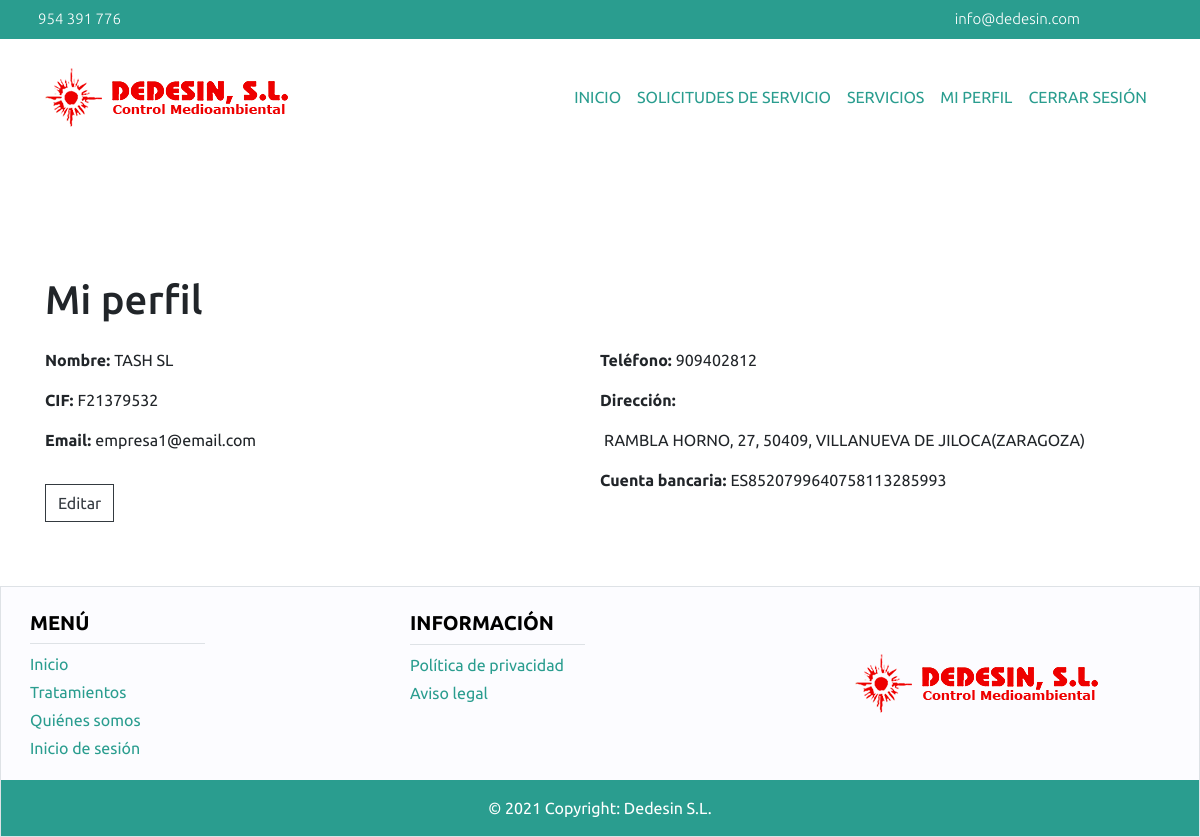
Page /empresa/miPerfil/ (signed in) on the committed database.
### main/models.py (models this page shows, shortened)
class Empresa(models.Model):
    nombre = models.CharField(max_length=50)
    cif = models.CharField(max_length=10, validators=[CIF_REGEX], unique=True)
    direccion = models.TextField()
    telefono = models.CharField(validators=[TELEFONO_REGEX], unique=True, max_length=9)
    cuenta_bancaria = models.CharField(max_length=24, validators=[CUENTA_BANCARIA_REGEX], unique=True)
    usuario = models.OneToOneField(User, on_delete=models.CASCADE)

### main/empresa/views.py (the view)
# urls.py: path('miPerfil/', views.show_perfil_empresa),
@login_required
def show_perfil_empresa(request):
    if esEmpresa(request):
        empresa = Empresa.objects.filter(usuario=request.user)[0]
        return render(request, 'perfilEmpresa.html', {'empresa': empresa})
    else:
        return redirect('/errorPermiso/')

### main/empresa/views.py (called while the page is built)
def esEmpresa(request):
    try:
        empresa = Empresa.objects.filter(usuario=request.user)[0]
        return empresa
    except:
        return None

### main/empresa/templates/perfilEmpresa.html (shortened to what this page needs)
{% extends 'headerEmpresa.html' %}
{% block contenido %}
{% if empresa %}
<div class="container" style="margin-top:10%;">
    <strong><h1>Mi perfil</h1></strong>
    <div class="container mt-4 mb-5">
        <div class="row">
            <div class="col-sm">
                <div class="row">
                    <strong><p>Nombre: </p></strong>
                    <p class="ml-1">{{empresa.nombre}}</p>
                </div>
                <div class="row">
                    <strong><p>CIF: </p></strong>
                    <p class="ml-1">{{empresa.cif}}</p>
                </div>
                <div class="row">
                    <strong><p> Email:</p></strong>
                    <p class="ml-1">{{empresa.usuario.username}}</p>
                </div>
                <div class="row my-3">
                    <a class="btn btn-outline-dark rounded-0" href="edit/">Editar</a>
                </div>
            </div>
            <div class="col-sm">
                <div class="row">
                    <strong><p>Teléfono: </p></strong>
                    <p class="ml-1">{{empresa.telefono}}</p>
                </div>
                <div class="row">
                    <strong><p>Dirección: </p></strong>
                    <p class="ml-1">{{empresa.direccion}}</p>
                </div>
                <div class="row">
                    <strong><p>Cuenta bancaria: </p></strong>
                    <p class="ml-1">{{empresa.cuenta_bancaria}}</p>
                </div>
            </div>
        </div>
    </div>
</div>
{% endif %}
{% endblock %}

### main/static/main/index.css (style rules this page uses)
body { font-family: "Ubuntu", sans-serif; }

### rows in the picture
Empresa: nombre "TASH SL", cif "F21379532", usuario.username "empresa1@email.com", telefono "909402812", direccion "RAMBLA HORNO, 27, 50409, VILLANUEVA DE JILOCA(ZARAGOZA)", cuenta_bancaria "ES8520799640758113285993"
